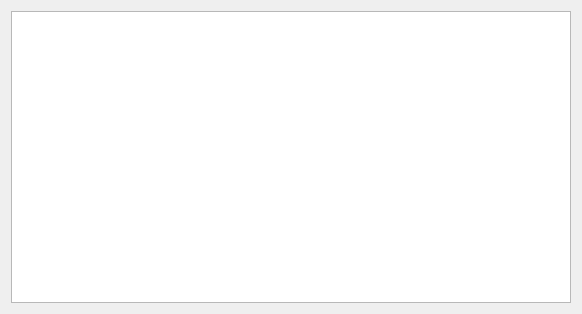
<?xml version="1.0" encoding="UTF-8"?>
<ui version="4.0">
 <class>ShowNames</class>
 <widget class="QWidget" name="ShowNames">
  <property name="geometry">
   <rect>
    <x>0</x>
    <y>0</y>
    <width>582</width>
    <height>314</height>
   </rect>
  </property>
  <property name="windowTitle">
   <string>Show Names</string>
  </property>
  <layout class="QGridLayout" name="gridLayout">
   <item row="0" column="0">
    <widget class="QTableWidget" name="name_table"/>
   </item>
  </layout>
 </widget>
 <resources/>
 <connections/>
</ui>
